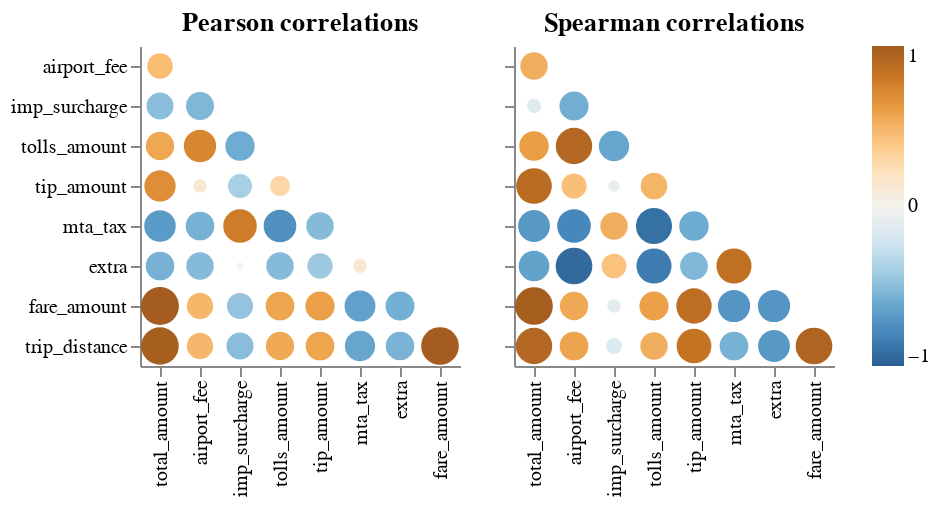

Notebook code cell kept with this figure:
### Code cell
import altair as alt
import altair_ally as aly
import pandas as pd

alt.data_transformers.disable_max_rows()


df[numeric_cols] = df[numeric_cols].apply(
    pd.to_numeric, errors="coerce"
)

numeric_df = df[numeric_cols]

# Spearman correlation (best for skewed data)
corr_df = numeric_df.corr(method="spearman")

# Altair correlation heatmap
aly.corr(corr_df)

### Figure 1 — Vega-Lite specification as saved in the notebook (floating-point values rounded to 4 significant figures)
{"config": {"view": {"continuousWidth": 300, "continuousHeight": 300, "strokeWidth": 0}}, "concat": [{"data": {"name": "data-8161f34d157c19b49c77547828c75c37"}, "mark": {"type": "circle"}, "encoding": {"color": {"field": "value", "scale": {"domain": [-1, 1], "scheme": "blueorange"}, "title": "", "type": "quantitative"}, "opacity": {"condition": {"param": "param_4", "value": 0.9, "empty": true}, "value": 0.2}, "size": {"field": "abs_value", "legend": null, "scale": {"domain": [0, 1]}, "type": "quantitative"}, "tooltip": {"field": "value", "format": ".2f", "type": "quantitative"}, "x": {"field": "index", "sort": ["total_amount", "airport_fee", "imp_surcharge", "tolls_amount", "tip_amount", "mta_tax", "extra", "fare_amount"], "title": "", "type": "nominal"}, "y": {"axis": {}, "field": "variable", "sort": ["airport_fee", "imp_surcharge", "tolls_amount", "tip_amount", "mta_tax", "extra", "fare_amount", "trip_distance"], "title": "", "type": "nominal"}}, "name": "view_7", "title": "Pearson correlations", "transform": [{"calculate": "abs(datum.value)", "as": "abs_value"}]}, {"data": {"name": "data-c444dee699ad32856e2c381e07650cd0"}, "mark": {"type": "circle"}, "encoding": {"color": {"field": "value", "scale": {"domain": [-1, 1], "scheme": "blueorange"}, "title": "", "type": "quantitative"}, "opacity": {"condition": {"param": "param_4", "value": 0.9, "empty": true}, "value": 0.2}, "size": {"field": "abs_value", "legend": null, "scale": {"domain": [0, 1]}, "type": "quantitative"}, "tooltip": {"field": "value", "format": ".2f", "type": "quantitative"}, "x": {"field": "index", "sort": ["total_amount", "airport_fee", "imp_surcharge", "tolls_amount", "tip_amount", "mta_tax", "extra", "fare_amount"], "title": "", "type": "nominal"}, "y": {"axis": {"labels": false}, "field": "variable", "sort": ["airport_fee", "imp_surcharge", "tolls_amount", "tip_amount", "mta_tax", "extra", "fare_amount", "trip_distance"], "title": "", "type": "nominal"}}, "name": "view_8", "title": "Spearman correlations", "transform": [{"calculate": "abs(datum.value)", "as": "abs_value"}]}], "params": [{"name": "param_4", "select": {"type": "point", "fields": ["variable", "index"], "nearest": true, "on": "mouseover"}, "views": ["view_7", "view_8"]}], "resolve": {"axis": {"y": "shared"}}, "$schema": "https://vega.github.io/schema/vega-lite/v5.20.1.json", "datasets": {"data-8161f34d157c19b49c77547828c75c37": [{"index": "fare_amount", "variable": "trip_distance", "value": 0.9861}, {"index": "mta_tax", "variable": "trip_distance", "value": -0.6322}, {"index": "tip_amount", "variable": "trip_distance", "value": 0.5642}, {"index": "tolls_amount", "variable": "trip_distance", "value": 0.5507}, {"index": "imp_surcharge", "variable": "trip_distance", "value": -0.5014}, {"index": "airport_fee", "variable": "trip_distance", "value": 0.4732}, {"index": "total_amount", "variable": "trip_distance", "value": 0.9756}, {"index": "extra", "variable": "trip_distance", "value": -0.5595}, {"index": "imp_surcharge", "variable": "tolls_amount", "value": -0.5953}, {"index": "airport_fee", "variable": "tolls_amount", "value": 0.7208}, {"index": "total_amount", "variable": "tolls_amount", "value": 0.554}, {"index": "total_amount", "variable": "tip_amount", "value": 0.6786}, {"index": "imp_surcharge", "variable": "tip_amount", "value": -0.3933}, {"index": "tolls_amount", "variable": "tip_amount", "value": 0.2772}, {"index": "airport_fee", "variable": "tip_amount", "value": 0.119}, {"index": "tip_amount", "variable": "mta_tax", "value": -0.5154}, {"index": "tolls_amount", "variable": "mta_tax", "value": -0.739}, {"index": "imp_surcharge", "variable": "mta_tax", "value": 0.7759}, {"index": "airport_fee", "variable": "mta_tax", "value": -0.5643}, {"index": "total_amount", "variable": "mta_tax", "value": -0.6865}, {"index": "total_amount", "variable": "imp_surcharge", "value": -0.4958}, {"index": "airport_fee", "variable": "imp_surcharge", "value": -0.5365}, {"index": "airport_fee", "variable": "fare_amount", "value": 0.4745}, {"index": "imp_surcharge", "variable": "fare_amount", "value": -0.464}, {"index": "tolls_amount", "variable": "fare_amount", "value": 0.5642}, {"index": "tip_amount", "variable": "fare_amount", "value": 0.5854}, {"index": "mta_tax", "variable": "fare_amount", "value": -0.6571}, {"index": "extra", "variable": "fare_amount", "value": -0.5755}, {"index": "total_amount", "variable": "fare_amount", "value": 0.992}, {"index": "imp_surcharge", "variable": "extra", "value": -0.02041}, {"index": "total_amount", "variable": "extra", "value": -0.5634}, {"index": "airport_fee", "variable": "extra", "value": -0.5151}, {"index": "tolls_amount", "variable": "extra", "value": -0.5163}, {"index": "tip_amount", "variable": "extra", "value": -0.4388}, {"index": "mta_tax", "variable": "extra", "value": 0.1247}, {"index": "total_amount", "variable": "airport_fee", "value": 0.4451}], "data-c444dee699ad32856e2c381e07650cd0": [{"index": "fare_amount", "variable": "trip_distance", "value": 0.9333}, {"index": "mta_tax", "variable": "trip_distance", "value": -0.5667}, {"index": "tip_amount", "variable": "trip_distance", "value": 0.8333}, {"index": "tolls_amount", "variable": "trip_distance", "value": 0.5167}, {"index": "imp_surcharge", "variable": "trip_distance", "value": -0.1667}, {"index": "airport_fee", "variable": "trip_distance", "value": 0.5667}, {"index": "total_amount", "variable": "trip_distance", "value": 0.9167}, {"index": "extra", "variable": "trip_distance", "value": -0.7}, {"index": "imp_surcharge", "variable": "tolls_amount", "value": -0.6333}, {"index": "airport_fee", "variable": "tolls_amount", "value": 0.9167}, {"index": "total_amount", "variable": "tolls_amount", "value": 0.6}, {"index": "total_amount", "variable": "tip_amount", "value": 0.8833}, {"index": "imp_surcharge", "variable": "tip_amount", "value": -0.08333}, {"index": "tolls_amount", "variable": "tip_amount", "value": 0.4833}, {"index": "airport_fee", "variable": "tip_amount", "value": 0.4333}, {"index": "tip_amount", "variable": "mta_tax", "value": -0.6}, {"index": "tolls_amount", "variable": "mta_tax", "value": -0.9}, {"index": "imp_surcharge", "variable": "mta_tax", "value": 0.5167}, {"index": "airport_fee", "variable": "mta_tax", "value": -0.7833}, {"index": "total_amount", "variable": "mta_tax", "value": -0.7}, {"index": "total_amount", "variable": "imp_surcharge", "value": -0.1333}, {"index": "airport_fee", "variable": "imp_surcharge", "value": -0.5833}, {"index": "airport_fee", "variable": "fare_amount", "value": 0.55}, {"index": "imp_surcharge", "variable": "fare_amount", "value": -0.1167}, {"index": "tolls_amount", "variable": "fare_amount", "value": 0.5833}, {"index": "tip_amount", "variable": "fare_amount", "value": 0.8667}, {"index": "mta_tax", "variable": "fare_amount", "value": -0.7167}, {"index": "extra", "variable": "fare_amount", "value": -0.7167}, {"index": "total_amount", "variable": "fare_amount", "value": 0.9833}, {"index": "imp_surcharge", "variable": "extra", "value": 0.4167}, {"index": "total_amount", "variable": "extra", "value": -0.65}, {"index": "airport_fee", "variable": "extra", "value": -0.9333}, {"index": "tolls_amount", "variable": "extra", "value": -0.85}, {"index": "tip_amount", "variable": "extra", "value": -0.5333}, {"index": "mta_tax", "variable": "extra", "value": 0.85}, {"index": "total_amount", "variable": "airport_fee", "value": 0.5167}]}}
